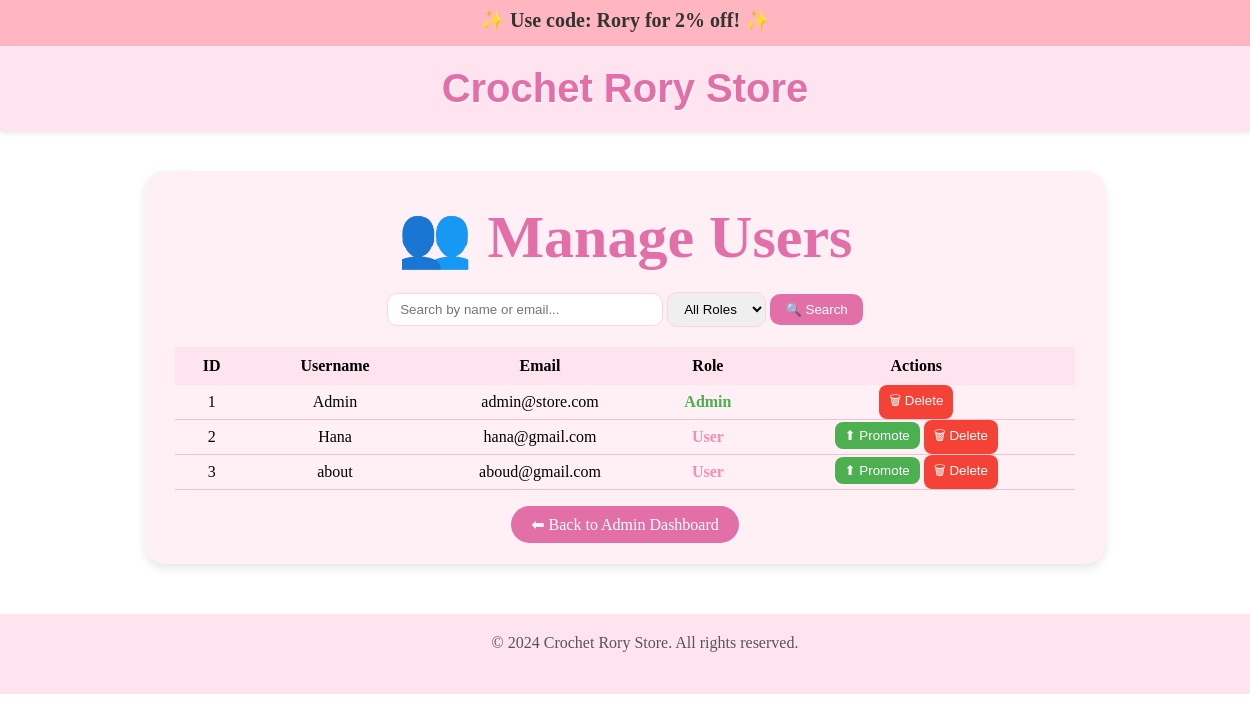
The app's page /admin/users (signed in) with its own data.
### models.py (models this page shows, shortened)
class User(db.Model):
    id = db.Column(db.Integer, primary_key=True)
    username = db.Column(db.String(150), unique=True, nullable=False)
    email = db.Column(db.String(150), unique=True, nullable=False)
    password_hash = db.Column(db.String(200), nullable=False)
    role = db.Column(db.String(20), default='user')
    confirmed = db.Column(db.Boolean, default=False)  # ✅ تأكيد البريد الإلكتروني

### routes.py (the view)
@app.route('/admin/users')
def admin_users():
    if 'user' not in session or not session.get('is_admin'):
        flash("⚠️ Access denied! Admins only.", "danger")
        return redirect(url_for('login'))
    search = request.args.get('search', '')
    role_filter = request.args.get('role', '')
    users = User.query
    if search:
        users = users.filter((User.username.contains(search)) | (User.email.contains(search)))
    if role_filter:
        users = users.filter_by(role=role_filter)
    users = users.all()
    return render_template('admin/admin_users.html', users=users, search=search, role_filter=role_filter)

### templates/admin/admin_users.html (shortened to what this page needs)
{% extends "base.html" %}
{% block content %}
<div style="max-width:900px; margin:40px auto; background:#fff0f6; padding:30px; border-radius:20px; box-shadow:0 4px 10px rgba(0,0,0,0.1);">
  <h2 style="text-align:center; color:#e26fa7; margin-bottom:20px;">👥 Manage Users</h2>
  <form method="get" action="{{ url_for('admin_users') }}" style="text-align:center; margin-bottom:20px;">
    <input type="text" name="search" value="{{ search }}" placeholder="Search by name or email..."
           style="padding:8px 12px; border-radius:10px; border:1px solid #ffd4e2; width:250px;">
    <select name="role" style="padding:8px 12px; border-radius:10px; border:1px solid #ffd4e2;">
      <option value="">All Roles</option>
    </select>
    <button type="submit" style="background:#e26fa7; color:white; border:none; border-radius:10px; padding:8px 15px; cursor:pointer;">
      🔍 Search
    </button>
  </form>
  <table style="width:100%; border-collapse:collapse; text-align:center;">
    <thead style="background-color:#ffe4ef;">
      <tr>
        <th style="padding:10px;">ID</th>
        <th style="padding:10px;">Username</th>
        <th style="padding:10px;">Email</th>
        <th style="padding:10px;">Role</th>
        <th style="padding:10px;">Actions</th>
      </tr>
    </thead>
    <tbody>
      {% for user in users %}
      <tr style="border-bottom:1px solid #f3c1d1;">
        <td>{{ user.id }}</td>
        <td>{{ user.username }}</td>
        <td>{{ user.email }}</td>
        <td>
          {% if user.role == 'admin' %}
            <span style="color:#4caf50; font-weight:bold;">Admin</span>
          {% else %}
            <span style="color:#f48fb1; font-weight:bold;">User</span>
          {% endif %}
        </td>
        <td>
          {% if user.role == 'admin' and user.email != 'admin@store.com' %}
          <form action="{{ url_for('demote_user', id=user.id) }}" method="POST" style="display:inline;">
            <button type="submit" style="background:#fbc02d; color:white; border:none; border-radius:8px; padding:6px 10px; cursor:pointer;">
              ⬇ Demote
            </button>
          </form>
          {% elif user.role == 'user' %}
          <form action="{{ url_for('make_admin', id=user.id) }}" method="POST" style="display:inline;">
            <button type="submit" style="background:#4caf50; color:white; border:none; border-radius:8px; padding:6px 10px; cursor:pointer;">
              ⬆ Promote
            </button>
          </form>
          {% endif %}
          <form action="{{ url_for('delete_user', id=user.id) }}" method="POST" style="display:inline;">
            <button type="submit" onclick="return confirm('Are you sure you want to delete this user?')"
                    style="background:#f44336; color:white; border:none; border-radius:8px; padding:6px 10px; cursor:pointer;">
              🗑 Delete
            </button>
          </form>
        </td>
      </tr>
      {% else %}
      <tr><td colspan="5" style="padding:15px;">No users found.</td></tr>
      {% endfor %}
    </tbody>
  </table>
  <div style="text-align:center; margin-top:25px;">
    <a href="{{ url_for('admin_dashboard') }}"
       style="background:#e26fa7; color:white; padding:10px 20px; border-radius:25px; text-decoration:none;">
       ⬅ Back to Admin Dashboard
    </a>
  </div>
</div>
{% endblock %}

### static/style.css (style rules this page uses)
* { margin: 0; padding: 0; }
h2 { font-size: 60px; margin-bottom: 20px; }

### records on screen
User: id "1", username "Admin", email "admin@store.com", role "Admin"
User: id "2", username "Hana", email "hana@gmail.com", role "User"
User: id "3", username "about", email "aboud@gmail.com", role "User"
